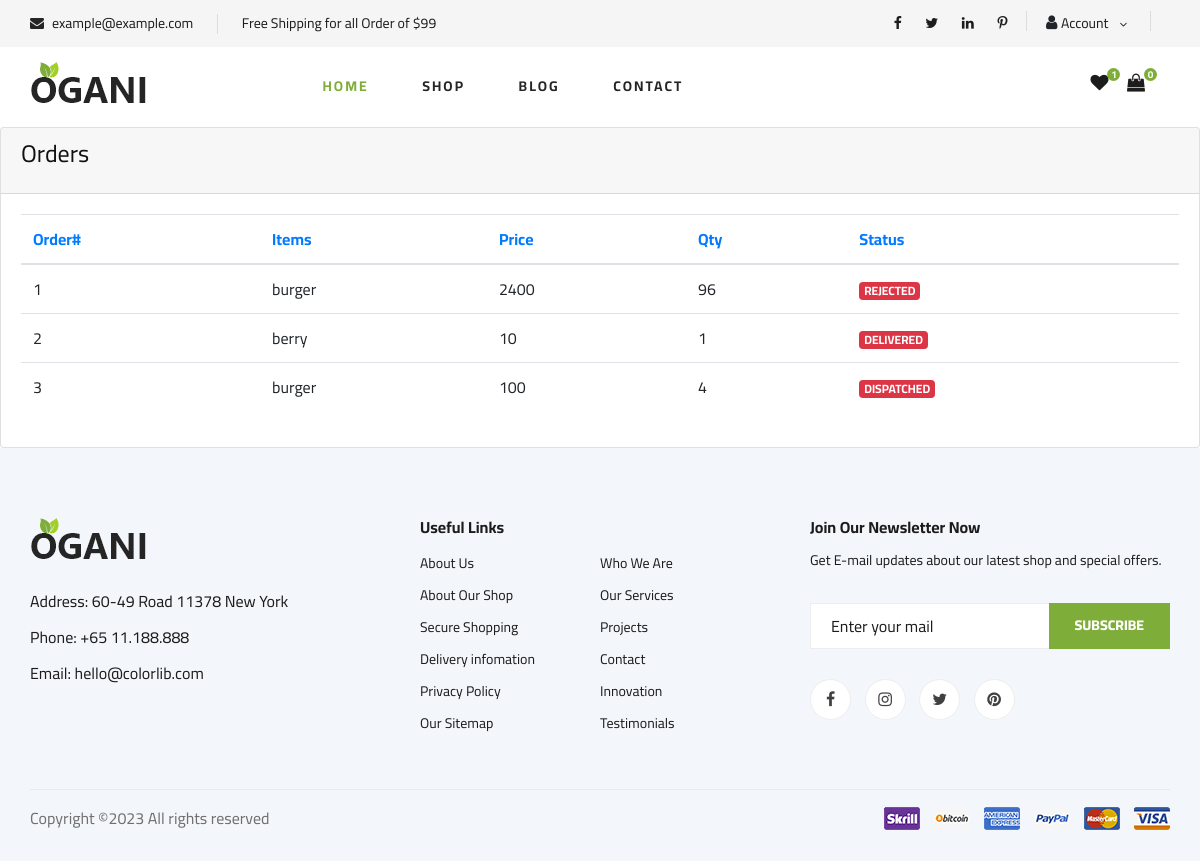
Screenshot of /orders.php (signed in) with the database file from the repository.
### tables this page shows
CREATE TABLE `orders` (
  `id` int(11) NOT NULL,
  `items` varchar(255) NOT NULL,
  `price` float NOT NULL,
  `qty` varchar(255) NOT NULL,
  `status` enum('PENDING','DISPATCHED','DELIVERED','REJECTED') NOT NULL,
  `user_id` int(11) NOT NULL,
  `payment_id` int(11) NOT NULL
);

### db/orderCustomerModel.php (called while the page is built)
<?php
require_once 'connection.php';
class Order
{
    public static function getAllOrders():array{
        global $connection;
        $user_id = $_SESSION['logged_in']["user_id"];
        $sql = "select * from `orders` where user_id = $user_id";
        $orders = mysqli_query($connection, $sql);
        $orders = mysqli_fetch_all($orders);
        return $orders;
    }
}

### orders.php (the view, shortened to what this page needs)
<?php include './includes/header.inc.php' ?>
<?php include './db/orderCustomerModel.php' ?>
<div class="content">
    <div class="row">
        <div class="col-md-12">
            <div class="card">
                <div class="card-header">
                    <h4 class="card-title">Orders</h4>
                </div>
                <div class="card-body">
                    <div class="table-responsive">
                        <table class="table">
                            <thead class=" text-primary">
                                <th>Order#</th>
                                <th>Items</th>
                                <th>Price</th>
                                <th>Qty</th>
                                <th>Status</th>
                            </thead>
                            <tbody>
                                <?php
                                $orders = Order::getAllOrders();
                                if (empty($orders)) {
                                    echo '<tr><td class="text-center" colspan="4">No records...</td></tr>';
                                } else {
                                    $counter = 1;
                                    foreach ($orders as $order) {
                                        echo "<tr>
                                                <td>" . $counter++ . "</td>
                                                <td>" . $order[1] . "</td>
                                                <td>" . $order[2] . "</td>
                                                <td>" . $order[3] . "</td>
                                                <td><span class='badge badge-danger'>" . $order[4] . "</span></td>
                                            </tr>";
                                    }
                                }
                                ?>
                            </tbody>
                        </table>
                    </div>
                </div>
            </div>
        </div>
    </div>
</div>
<?php include './includes/footer.inc.php' ?>

### css/style.css (style rules this page uses)
html, body { height: 100%; font-family: "Cairo", sans-serif; -webkit-font-smoothing: antialiased; font-smoothing: antialiased; }
h1, h2, h3, h4, h5, h6 { margin: 0; color: #111111; font-weight: 400; font-family: "Cairo", sans-serif; }
h4 { font-size: 24px; }

### rows the page displays
orders: items "burger", price "2400", qty "96", status "REJECTED"
orders: items "berry", price "10", qty "1", status "DELIVERED"
orders: items "burger", price "100", qty "4", status "DISPATCHED"

### other values shown
$wishlist_items_count "1"
count($_SESSION['cart']) "0"
